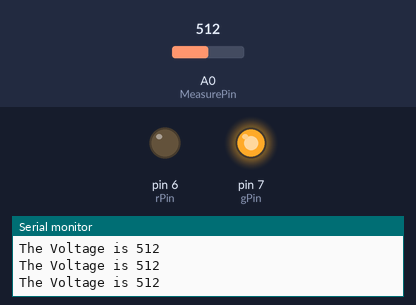
Bench run of a sketch on a simulated Arduino Uno, built with avr-gcc and run on an emulated ATmega328P. Parts: output pins drawn as LEDs (lit = HIGH), the last lines printed to the serial monitor. The inputs (shaded band) are chosen by the test bench; at power-on: A0 (MeasurePin) = 512.

Above: at 1.2 s.
1.3 s: A0 (MeasurePin) set to 156
2.8 s: A0 (MeasurePin) set to 134
At 3.3 s:
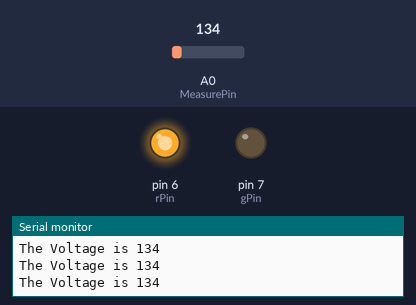
4.3 s: A0 (MeasurePin) set to 170
At 5.5 s:
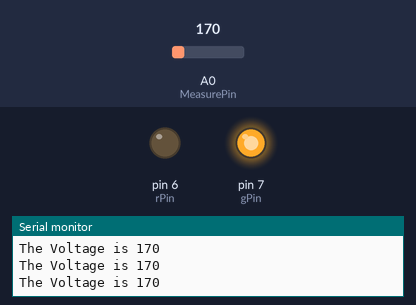
5.8 s: A0 (MeasurePin) set to 140
At 6.2 s:
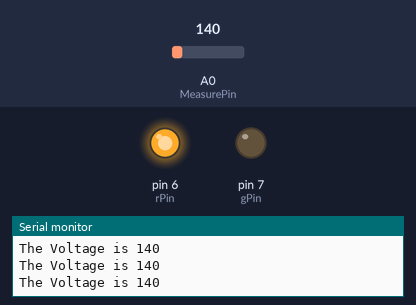
Timing chart, 0 to 8.8 s (numbered marks = the images above; inputs shaded):
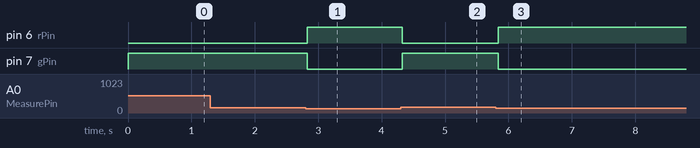

The sketch:

Phototresistors.ino
```cpp
//Photoresistor
int gPin = 7;
int rPin = 6;

int MeasurePin = A0;
int voltage;

void setup() {
  // put your setup code here, to run once:

  Serial.begin(9600);
  pinMode(MeasurePin,INPUT);
  pinMode(gPin,OUTPUT);
  pinMode(rPin,OUTPUT);

}

void loop() {
  // put your main code here, to run repeatedly:

  voltage = analogRead(MeasurePin);
  Serial.print("The Voltage is ");
  Serial.println(voltage);

  if (voltage > 160) {
    digitalWrite(gPin,HIGH);
    digitalWrite(rPin,LOW);

  }

  if (voltage < 150) {
    digitalWrite(gPin,LOW);
    digitalWrite(rPin,HIGH);

  }

}
```

Measured:
- the behaviour switches between 150 and 149 on A0 (MeasurePin) (found by bisection; images 0 and 1)
- after the input at 2.8 s, pin 6 (rPin): LOW → HIGH at once; pin 7 (gPin): HIGH → LOW at once
- after the input at 4.3 s, pin 6 (rPin): HIGH → LOW at once; pin 7 (gPin): LOW → HIGH at once
- after the input at 5.8 s, pin 6 (rPin): LOW → HIGH at once; pin 7 (gPin): HIGH → LOW at once
